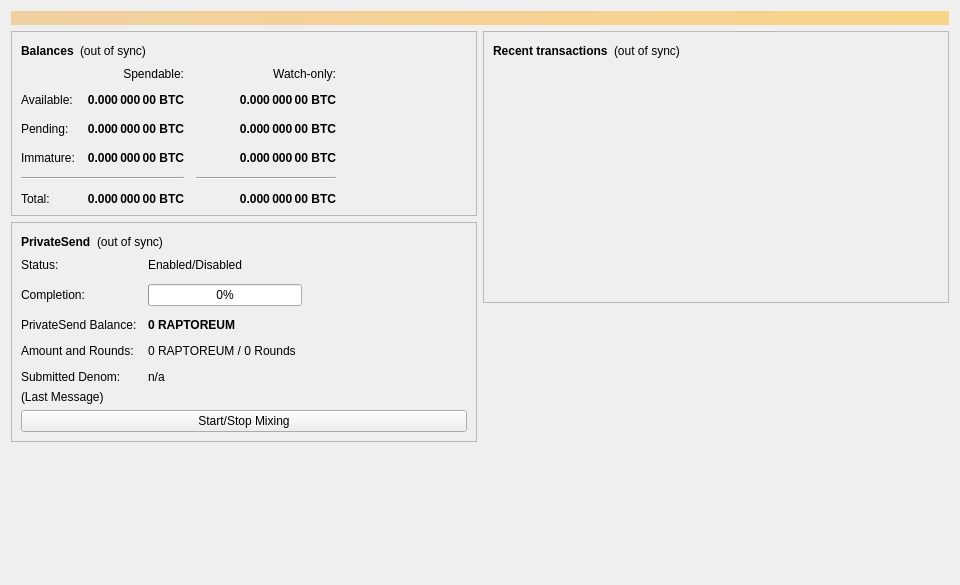
<?xml version="1.0" encoding="UTF-8"?>
<ui version="4.0">
 <class>OverviewPage</class>
 <widget class="QWidget" name="OverviewPage">
  <property name="geometry">
   <rect>
    <x>0</x>
    <y>0</y>
    <width>960</width>
    <height>585</height>
   </rect>
  </property>
  <property name="minimumSize">
   <size>
    <width>960</width>
    <height>0</height>
   </size>
  </property>
  <property name="windowTitle">
   <string>Form</string>
  </property>
  <layout class="QVBoxLayout" name="topLayout">
   <item>
    <widget class="QLabel" name="labelAlerts">
     <property name="visible">
      <bool>false</bool>
     </property>
     <property name="styleSheet">
      <string notr="true">QLabel { background-color: qlineargradient(x1: 0, y1: 0, x2: 1, y2: 0, stop:0 #F0D0A0, stop:1 #F8D488); color:#000000; }</string>
     </property>
     <property name="wordWrap">
      <bool>true</bool>
     </property>
     <property name="margin">
      <number>3</number>
     </property>
     <property name="textInteractionFlags">
      <set>Qt::TextSelectableByMouse</set>
     </property>
    </widget>
   </item>
   <item>
    <layout class="QHBoxLayout" name="horizontalLayout" stretch="1,1">
     <item>
      <layout class="QVBoxLayout" name="verticalLayout_2">
       <item>
        <widget class="QFrame" name="frame">
         <property name="frameShape">
          <enum>QFrame::StyledPanel</enum>
         </property>
         <property name="frameShadow">
          <enum>QFrame::Raised</enum>
         </property>
         <layout class="QVBoxLayout" name="verticalLayout_4">
          <item>
           <layout class="QHBoxLayout" name="horizontalLayout_4">
            <item>
             <widget class="QLabel" name="label_5">
              <property name="font">
               <font>
                <weight>75</weight>
                <bold>true</bold>
               </font>
              </property>
              <property name="text">
               <string>Balances</string>
              </property>
             </widget>
            </item>
            <item>
             <widget class="QLabel" name="labelWalletStatus">
              <property name="toolTip">
               <string>The displayed information may be out of date. Your wallet automatically synchronizes with the Thooneum network after a connection is established, but this process has not completed yet.</string>
              </property>
              <property name="text">
               <string notr="true">(out of sync)</string>
              </property>
              <property name="alignment">
               <set>Qt::AlignLeading|Qt::AlignLeft|Qt::AlignVCenter</set>
              </property>
             </widget>
            </item>
            <item>
             <spacer name="horizontalSpacer_3">
              <property name="orientation">
               <enum>Qt::Horizontal</enum>
              </property>
              <property name="sizeHint" stdset="0">
               <size>
                <width>40</width>
                <height>20</height>
               </size>
              </property>
             </spacer>
            </item>
           </layout>
          </item>
          <item>
           <layout class="QGridLayout" name="gridLayout">
            <property name="spacing">
             <number>12</number>
            </property>
            <item row="2" column="2">
             <widget class="QLabel" name="labelWatchPending">
              <property name="font">
               <font>
                <weight>75</weight>
                <bold>true</bold>
               </font>
              </property>
              <property name="cursor">
               <cursorShape>IBeamCursor</cursorShape>
              </property>
              <property name="toolTip">
               <string>Unconfirmed transactions to watch-only addresses</string>
              </property>
              <property name="text">
               <string notr="true">0.000 000 00 BTC</string>
              </property>
              <property name="alignment">
               <set>Qt::AlignRight|Qt::AlignTrailing|Qt::AlignVCenter</set>
              </property>
              <property name="textInteractionFlags">
               <set>Qt::LinksAccessibleByMouse|Qt::TextSelectableByKeyboard|Qt::TextSelectableByMouse</set>
              </property>
             </widget>
            </item>
            <item row="2" column="1">
             <widget class="QLabel" name="labelUnconfirmed">
              <property name="font">
               <font>
                <weight>75</weight>
                <bold>true</bold>
               </font>
              </property>
              <property name="cursor">
               <cursorShape>IBeamCursor</cursorShape>
              </property>
              <property name="toolTip">
               <string>Total of transactions that have yet to be confirmed, and do not yet count toward the spendable balance</string>
              </property>
              <property name="text">
               <string notr="true">0.000 000 00 BTC</string>
              </property>
              <property name="alignment">
               <set>Qt::AlignRight|Qt::AlignTrailing|Qt::AlignVCenter</set>
              </property>
              <property name="textInteractionFlags">
               <set>Qt::LinksAccessibleByMouse|Qt::TextSelectableByKeyboard|Qt::TextSelectableByMouse</set>
              </property>
             </widget>
            </item>
            <item row="3" column="2">
             <widget class="QLabel" name="labelWatchImmature">
              <property name="font">
               <font>
                <weight>75</weight>
                <bold>true</bold>
               </font>
              </property>
              <property name="cursor">
               <cursorShape>IBeamCursor</cursorShape>
              </property>
              <property name="toolTip">
               <string>Mined balance in watch-only addresses that has not yet matured</string>
              </property>
              <property name="text">
               <string notr="true">0.000 000 00 BTC</string>
              </property>
              <property name="alignment">
               <set>Qt::AlignRight|Qt::AlignTrailing|Qt::AlignVCenter</set>
              </property>
              <property name="textInteractionFlags">
               <set>Qt::LinksAccessibleByMouse|Qt::TextSelectableByKeyboard|Qt::TextSelectableByMouse</set>
              </property>
             </widget>
            </item>
            <item row="4" column="0" colspan="2">
             <widget class="Line" name="lineSpendableBalance">
              <property name="orientation">
               <enum>Qt::Horizontal</enum>
              </property>
             </widget>
            </item>
            <item row="4" column="2">
             <widget class="Line" name="lineWatchBalance">
              <property name="sizePolicy">
               <sizepolicy hsizetype="Preferred" vsizetype="Fixed">
                <horstretch>0</horstretch>
                <verstretch>0</verstretch>
               </sizepolicy>
              </property>
              <property name="minimumSize">
               <size>
                <width>140</width>
                <height>0</height>
               </size>
              </property>
              <property name="orientation">
               <enum>Qt::Horizontal</enum>
              </property>
             </widget>
            </item>
            <item row="5" column="0">
             <widget class="QLabel" name="labelTotalText">
              <property name="text">
               <string>Total:</string>
              </property>
             </widget>
            </item>
            <item row="3" column="1">
             <widget class="QLabel" name="labelImmature">
              <property name="font">
               <font>
                <weight>75</weight>
                <bold>true</bold>
               </font>
              </property>
              <property name="cursor">
               <cursorShape>IBeamCursor</cursorShape>
              </property>
              <property name="toolTip">
               <string>Mined balance that has not yet matured</string>
              </property>
              <property name="text">
               <string notr="true">0.000 000 00 BTC</string>
              </property>
              <property name="alignment">
               <set>Qt::AlignRight|Qt::AlignTrailing|Qt::AlignVCenter</set>
              </property>
              <property name="textInteractionFlags">
               <set>Qt::LinksAccessibleByMouse|Qt::TextSelectableByKeyboard|Qt::TextSelectableByMouse</set>
              </property>
             </widget>
            </item>
            <item row="2" column="3">
             <spacer name="horizontalSpacer_2">
              <property name="orientation">
               <enum>Qt::Horizontal</enum>
              </property>
              <property name="sizeHint" stdset="0">
               <size>
                <width>40</width>
                <height>20</height>
               </size>
              </property>
             </spacer>
            </item>
            <item row="3" column="0">
             <widget class="QLabel" name="labelImmatureText">
              <property name="text">
               <string>Immature:</string>
              </property>
             </widget>
            </item>
            <item row="5" column="1">
             <widget class="QLabel" name="labelTotal">
              <property name="font">
               <font>
                <weight>75</weight>
                <bold>true</bold>
               </font>
              </property>
              <property name="cursor">
               <cursorShape>IBeamCursor</cursorShape>
              </property>
              <property name="toolTip">
               <string>Your current total balance</string>
              </property>
              <property name="text">
               <string notr="true">0.000 000 00 BTC</string>
              </property>
              <property name="alignment">
               <set>Qt::AlignRight|Qt::AlignTrailing|Qt::AlignVCenter</set>
              </property>
              <property name="textInteractionFlags">
               <set>Qt::LinksAccessibleByMouse|Qt::TextSelectableByKeyboard|Qt::TextSelectableByMouse</set>
              </property>
             </widget>
            </item>
            <item row="5" column="2">
             <widget class="QLabel" name="labelWatchTotal">
              <property name="font">
               <font>
                <weight>75</weight>
                <bold>true</bold>
               </font>
              </property>
              <property name="cursor">
               <cursorShape>IBeamCursor</cursorShape>
              </property>
              <property name="toolTip">
               <string>Current total balance in watch-only addresses</string>
              </property>
              <property name="text">
               <string notr="true">0.000 000 00 BTC</string>
              </property>
              <property name="alignment">
               <set>Qt::AlignRight|Qt::AlignTrailing|Qt::AlignVCenter</set>
              </property>
              <property name="textInteractionFlags">
               <set>Qt::LinksAccessibleByMouse|Qt::TextSelectableByKeyboard|Qt::TextSelectableByMouse</set>
              </property>
             </widget>
            </item>
            <item row="0" column="2">
             <widget class="QLabel" name="labelWatchonly">
              <property name="text">
               <string>Watch-only:</string>
              </property>
              <property name="alignment">
               <set>Qt::AlignRight|Qt::AlignTrailing|Qt::AlignVCenter</set>
              </property>
             </widget>
            </item>
            <item row="1" column="0">
             <widget class="QLabel" name="labelBalanceText">
              <property name="text">
               <string>Available:</string>
              </property>
             </widget>
            </item>
            <item row="1" column="1">
             <widget class="QLabel" name="labelBalance">
              <property name="font">
               <font>
                <weight>75</weight>
                <bold>true</bold>
               </font>
              </property>
              <property name="cursor">
               <cursorShape>IBeamCursor</cursorShape>
              </property>
              <property name="toolTip">
               <string>Your current spendable balance</string>
              </property>
              <property name="text">
               <string notr="true">0.000 000 00 BTC</string>
              </property>
              <property name="alignment">
               <set>Qt::AlignRight|Qt::AlignTrailing|Qt::AlignVCenter</set>
              </property>
              <property name="textInteractionFlags">
               <set>Qt::LinksAccessibleByMouse|Qt::TextSelectableByKeyboard|Qt::TextSelectableByMouse</set>
              </property>
             </widget>
            </item>
            <item row="1" column="2">
             <widget class="QLabel" name="labelWatchAvailable">
              <property name="font">
               <font>
                <weight>75</weight>
                <bold>true</bold>
               </font>
              </property>
              <property name="cursor">
               <cursorShape>IBeamCursor</cursorShape>
              </property>
              <property name="toolTip">
               <string>Your current balance in watch-only addresses</string>
              </property>
              <property name="text">
               <string notr="true">0.000 000 00 BTC</string>
              </property>
              <property name="alignment">
               <set>Qt::AlignRight|Qt::AlignTrailing|Qt::AlignVCenter</set>
              </property>
              <property name="textInteractionFlags">
               <set>Qt::LinksAccessibleByMouse|Qt::TextSelectableByKeyboard|Qt::TextSelectableByMouse</set>
              </property>
             </widget>
            </item>
            <item row="2" column="0">
             <widget class="QLabel" name="labelPendingText">
              <property name="text">
               <string>Pending:</string>
              </property>
             </widget>
            </item>
            <item row="0" column="1">
             <widget class="QLabel" name="labelSpendable">
              <property name="text">
               <string>Spendable:</string>
              </property>
              <property name="alignment">
               <set>Qt::AlignRight|Qt::AlignTrailing|Qt::AlignVCenter</set>
              </property>
             </widget>
            </item>
           </layout>
          </item>
         </layout>
        </widget>
       </item>
       <item>
        <widget class="QFrame" name="framePrivateSend">
         <property name="layoutDirection">
          <enum>Qt::LeftToRight</enum>
         </property>
         <property name="frameShape">
          <enum>QFrame::StyledPanel</enum>
         </property>
         <property name="frameShadow">
          <enum>QFrame::Raised</enum>
         </property>
         <layout class="QVBoxLayout" name="VerticalLayout_PS1">
          <item>
           <layout class="QHBoxLayout" name="horizontalLayout_5">
            <item>
             <widget class="QLabel" name="labelPrivateSendHeader">
              <property name="font">
               <font>
                <weight>75</weight>
                <bold>true</bold>
               </font>
              </property>
              <property name="text">
               <string>PrivateSend</string>
              </property>
             </widget>
            </item>
            <item>
             <widget class="QLabel" name="labelPrivateSendSyncStatus">
              <property name="toolTip">
               <string>The displayed information may be out of date. Your wallet automatically synchronizes with the Thooneum network after a connection is established, but this process has not completed yet.</string>
              </property>
              <property name="text">
               <string notr="true">(out of sync)</string>
              </property>
              <property name="alignment">
               <set>Qt::AlignLeading|Qt::AlignLeft|Qt::AlignVCenter</set>
              </property>
             </widget>
            </item>
            <item>
             <spacer name="horizontalSpacer_4">
              <property name="orientation">
               <enum>Qt::Horizontal</enum>
              </property>
              <property name="sizeHint" stdset="0">
               <size>
                <width>40</width>
                <height>20</height>
               </size>
              </property>
             </spacer>
            </item>
           </layout>
          </item>
          <item>
           <layout class="QFormLayout" name="privateSendFormLayout">
            <property name="fieldGrowthPolicy">
             <enum>QFormLayout::AllNonFixedFieldsGrow</enum>
            </property>
            <property name="horizontalSpacing">
             <number>11</number>
            </property>
            <property name="verticalSpacing">
             <number>12</number>
            </property>
            <item row="0" column="0">
             <widget class="QLabel" name="labelPrivateSendEnabledText">
              <property name="text">
               <string>Status:</string>
              </property>
             </widget>
            </item>
            <item row="0" column="1">
             <widget class="QLabel" name="labelPrivateSendEnabled">
              <property name="text">
               <string>Enabled/Disabled</string>
              </property>
             </widget>
            </item>
            <item row="1" column="0">
             <widget class="QLabel" name="labelCompletitionText">
              <property name="text">
               <string>Completion:</string>
              </property>
             </widget>
            </item>
            <item row="1" column="1">
             <widget class="QProgressBar" name="privateSendProgress">
              <property name="maximumSize">
               <size>
                <width>154</width>
                <height>16777215</height>
               </size>
              </property>
              <property name="value">
               <number>0</number>
              </property>
             </widget>
            </item>
            <item row="2" column="0">
             <widget class="QLabel" name="labelAnonymizedText">
              <property name="text">
               <string>PrivateSend Balance:</string>
              </property>
             </widget>
            </item>
            <item row="2" column="1">
             <widget class="QLabel" name="labelAnonymized">
              <property name="font">
               <font>
                <weight>75</weight>
                <bold>true</bold>
               </font>
              </property>
              <property name="text">
               <string notr="true">0 RAPTOREUM</string>
              </property>
             </widget>
            </item>
            <item row="3" column="0">
             <widget class="QLabel" name="labelAmountAndRoundsText">
              <property name="text">
               <string>Amount and Rounds:</string>
              </property>
             </widget>
            </item>
            <item row="3" column="1">
             <widget class="QLabel" name="labelAmountRounds">
              <property name="text">
               <string>0 RAPTOREUM / 0 Rounds</string>
              </property>
             </widget>
            </item>
            <item row="4" column="0">
             <widget class="QLabel" name="labelSubmittedDenomText">
              <property name="text">
               <string>Submitted Denom:</string>
              </property>
             </widget>
            </item>
            <item row="4" column="1">
             <widget class="QLabel" name="labelSubmittedDenom">
              <property name="toolTip">
               <string>The denominations you submitted to the Smartnode.&lt;br&gt;To mix, other users must submit the exact same denominations.</string>
              </property>
              <property name="text">
               <string>n/a</string>
              </property>
             </widget>
            </item>
           </layout>
          </item>
          <item>
           <layout class="QVBoxLayout" name="VerticalLayout_PS">
            <item>
             <widget class="QLabel" name="labelPrivateSendLastMessage">
              <property name="text">
               <string>(Last Message)</string>
              </property>
              <property name="alignment">
               <set>Qt::AlignLeading|Qt::AlignLeft|Qt::AlignTop</set>
              </property>
              <property name="wordWrap">
               <bool>true</bool>
              </property>
             </widget>
            </item>
            <item>
             <widget class="QPushButton" name="togglePrivateSend">
              <property name="sizePolicy">
               <sizepolicy hsizetype="MinimumExpanding" vsizetype="Fixed">
                <horstretch>0</horstretch>
                <verstretch>0</verstretch>
               </sizepolicy>
              </property>
              <property name="text">
               <string>Start/Stop Mixing</string>
              </property>
             </widget>
            </item>
           </layout>
          </item>
         </layout>
        </widget>
       </item>
       <item>
        <spacer name="verticalSpacer">
         <property name="orientation">
          <enum>Qt::Vertical</enum>
         </property>
         <property name="sizeHint" stdset="0">
          <size>
           <width>20</width>
           <height>40</height>
          </size>
         </property>
        </spacer>
       </item>
      </layout>
     </item>
     <item>
      <layout class="QVBoxLayout" name="verticalLayout_3">
       <item>
        <widget class="QFrame" name="frame_2">
         <property name="frameShape">
          <enum>QFrame::StyledPanel</enum>
         </property>
         <property name="frameShadow">
          <enum>QFrame::Raised</enum>
         </property>
         <layout class="QVBoxLayout" name="verticalLayout">
          <item>
           <layout class="QHBoxLayout" name="horizontalLayout_2">
            <item>
             <widget class="QLabel" name="label_4">
              <property name="font">
               <font>
                <weight>75</weight>
                <bold>true</bold>
               </font>
              </property>
              <property name="text">
               <string>Recent transactions</string>
              </property>
             </widget>
            </item>
            <item>
             <widget class="QLabel" name="labelTransactionsStatus">
              <property name="toolTip">
               <string>The displayed information may be out of date. Your wallet automatically synchronizes with the Thooneum network after a connection is established, but this process has not completed yet.</string>
              </property>
              <property name="text">
               <string notr="true">(out of sync)</string>
              </property>
              <property name="alignment">
               <set>Qt::AlignLeading|Qt::AlignLeft|Qt::AlignVCenter</set>
              </property>
             </widget>
            </item>
            <item>
             <spacer name="horizontalSpacer">
              <property name="orientation">
               <enum>Qt::Horizontal</enum>
              </property>
              <property name="sizeHint" stdset="0">
               <size>
                <width>40</width>
                <height>20</height>
               </size>
              </property>
             </spacer>
            </item>
           </layout>
          </item>
          <item>
           <widget class="QListView" name="listTransactions">
            <property name="styleSheet">
             <string notr="true">QListView { background: transparent; }</string>
            </property>
            <property name="frameShape">
             <enum>QFrame::NoFrame</enum>
            </property>
            <property name="verticalScrollBarPolicy">
             <enum>Qt::ScrollBarAlwaysOff</enum>
            </property>
            <property name="horizontalScrollBarPolicy">
             <enum>Qt::ScrollBarAlwaysOff</enum>
            </property>
            <property name="selectionMode">
             <enum>QAbstractItemView::NoSelection</enum>
            </property>
           </widget>
          </item>
         </layout>
        </widget>
       </item>
       <item>
        <spacer name="verticalSpacer_2">
         <property name="orientation">
          <enum>Qt::Vertical</enum>
         </property>
         <property name="sizeHint" stdset="0">
          <size>
           <width>20</width>
           <height>40</height>
          </size>
         </property>
        </spacer>
       </item>
      </layout>
     </item>
    </layout>
   </item>
  </layout>
 </widget>
 <resources/>
 <connections/>
</ui>
